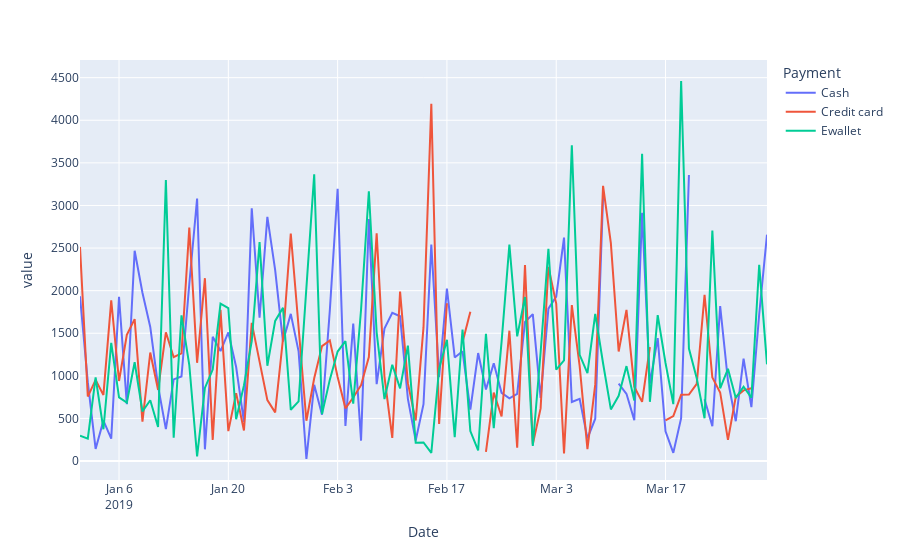

Notebook source saved alongside this figure:
### Markdown cell above
**No mesmo Eixo**

### Code cell
df_payment=df_supermarket.pivot_table(index='Date', columns='Payment', values='Total', aggfunc='sum')
px.line(df_payment)
